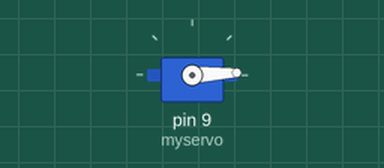
A sketch run on a simulated Arduino Uno, built with avr-gcc and run on an emulated ATmega328P. Shown: servo.

Above: at 0.05 s.
At 0.45 s:
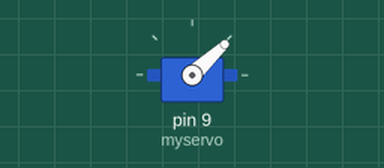
At 0.9 s:
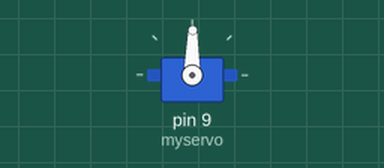
At 1.8 s:
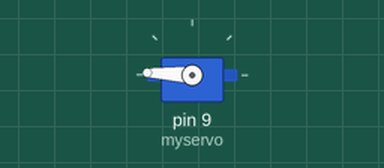
Timing chart, 0 to 4.2 s (numbered marks = the images above):
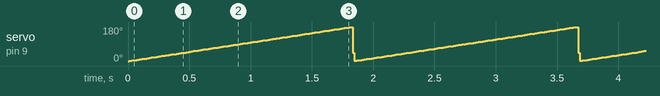

The sketch:

servo.ino
```cpp
#include<Servo.h>
 Servo myservo;
 int i;
void setup(){
 myservo.attach(9);

}
void loop(){
  for(i=0 ; i<=180;i++){
   myservo.write(i);
   delay(10);
  }
  for(i=180;i>=0;i--){
   myservo.write(i);
  }
}
```
